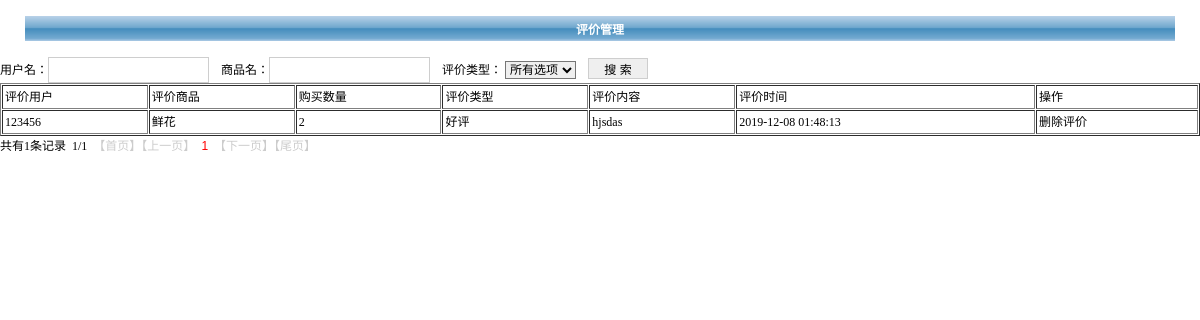
Page /manage/pingjialist.php on the committed database.
### tables this page shows
CREATE TABLE `t_pingjia`
(
    `Id`        int(11) NOT NULL AUTO_INCREMENT COMMENT '数据库主键',
    `ordersid`  int(11)       DEFAULT NULL COMMENT '关联的订单ID，外键',
    `goodsid`   int(11)       DEFAULT NULL COMMENT '关联的商品ID，外键',
    `goodsname` varchar(255)  DEFAULT NULL COMMENT '商品名',
    `shuliang`  int(11)       DEFAULT NULL COMMENT '商品购买数量',
    `price`     double        DEFAULT NULL COMMENT '销售单价',
    `pcontent`  varchar(3000) DEFAULT NULL COMMENT '评价内容',
    `pleixing`  varchar(255)  DEFAULT NULL COMMENT '评价类型,好评/中评/差评',
    `ctime`     varchar(255)  DEFAULT NULL COMMENT '评价时间',
    `userid`    varchar(255)  DEFAULT NULL COMMENT '评价用户ID',
    `username`  varchar(255)  DEFAULT NULL COMMENT '评价用户的用户名',
    `name`      varchar(255)  DEFAULT NULL COMMENT '评价用户姓名',
    `status`    varchar(255)  DEFAULT NULL COMMENT '评价状态 未评价/已评价',
    `mid`       int(11)       DEFAULT '0' COMMENT '商户ID',
    PRIMARY KEY (`Id`)
);

### manage/pingjialist.php (the view, shortened to what this page needs)
<?php
include_once '../lib/fun.php';
$url ="pingjialist.php?1=1";
$username = !empty($_REQUEST['username'])?$_REQUEST['username']:'';
$goodsname = !empty($_REQUEST['goodsname'])?$_REQUEST['goodsname']:'';
$where  = " where ";
$user = $_SESSION['user'][0];
$userId = intval($user['Id']);
$where = $where . " mid=$userId and ";
$where = $where." status='已评价'  ";
$pagenum = isset($_GET['pagenum']) ? intval($_GET['pagenum']) : 1;
$pagenum = max($pagenum, 1);
$pageSize = 10;
$offset = ($pagenum - 1) * $pageSize;
$sql = " select * from t_pingjia  $where order by id desc limit {$offset},{$pageSize}";
$dataArray = exeRead($sql);
$sql = " select count(Id) as total from t_pingjia $where";
$dataTotal = exeRead($sql);
$total =  $dataTotal[0]['total'];
$pageinfo = pages($total,$pageSize,$pagenum,$url,"共有".$total."条记录");
?>
<!DOCTYPE HTML PUBLIC "-//W3C//DTD HTML 4.0 Transitional//EN">
<html>
<head>
    <link href="css/main.css" type="text/css" rel="stylesheet">
</head>
<body bottommargin="0" leftmargin="0" topmargin="0" rightmargin="0">
    <br>
    <table class="pingjiatableborder" cellspacing="1" cellpadding="3" width="96%" align="center"
        border="0">
        <tr>
            <th colspan="3">评价管理</th>
        </tr>
    </table>
    <br>
    <form action="pingjialist.php?submit=1" method="post">
<div align="left">
用户名：<input type="text" name="username" value="<?php echo $username;?>" style="height: 26px;">
&nbsp;&nbsp;
商品名：<input type="text" name="goodsname" value="<?php echo $goodsname;?>" style="height: 26px;">
&nbsp;&nbsp;
评价类型：
<select name="pleixing">
<option value="">所有选项</option>
</select>
<input type="submit" value="&nbsp;搜&nbsp;索&nbsp;" style="width: 60px;">
</div>
</form>
    <table class="table" cellspacing="1" cellpadding="2" width="100%" align="center" border="1">
  <tbody>
    <tr>
      <td >评价用户</td>
      <td >评价商品</td>
      <td >购买数量</td>
      <td >评价类型</td>
      <td >评价内容</td>
      <td >评价时间</td>
      <td class="td_bg" >操作</td>
    </tr>
    <?php
    foreach ($dataArray as $value){
        ?>
      <tr>
      <td ><?php echo $value['username'];?>&nbsp;</td>
      <td ><?php echo $value['goodsname'];?>&nbsp;</td>
      <td ><?php echo $value['shuliang'];?>&nbsp;</td>
      <td ><?php echo $value['pleixing'];?>&nbsp;</td>
      <td ><?php echo $value['pcontent'];?>&nbsp;</td>
      <td ><?php echo $value['ctime'];?>&nbsp;</td>
      <td class="td_bg" >
      <a href="pingjiadelete.php?Id=<?php echo $value['Id'];?>" onclick="return confirm('确定要删除吗?'); ">
      <span style="font-size: 12px;">删除评价</span></a>
      </td>
    </tr>
    <?php
    }
    ?>
  </tbody>
</table>
<?php echo $pageinfo?>
</body>
</html>

### manage/css/main.css (style rules this page uses)
A { COLOR: #000000; TEXT-DECORATION: none }
BODY { SCROLLBAR-FACE-COLOR: #f6f6f6; FONT-SIZE: 12px; SCROLLBAR-HIGHLIGHT-COLOR: #ffffff; SCROLLBAR-SHADOW-COLOR: #cccccc; COLOR: #000000; SCROLLBAR-3DLIGHT-COLOR: #cccccc; SCROLLBAR-ARROW-COLOR: #330000; SCROLLBAR-TRACK-COLOR: #fefefe; FONT-FAMILY: ����; SCROLLBAR-DARKSHADOW-COLOR: #ffffff; BACKGROUND-COLOR: #ffffff }
TD { TABLE-LAYOUT: fixed; FONT-SIZE: 12px; WORD-BREAK: break-all; LINE-HEIGHT: 150%; FONT-FAMILY: ���� }
INPUT { BORDER-RIGHT: #cecece 1px solid; BORDER-TOP: #cecece 1px solid; FONT-SIZE: 12px; BORDER-LEFT: #cecece 1px solid; BORDER-BOTTOM: #cecece 1px solid; FONT-FAMILY: Verdana, Arial, Helvetica, Sans-serif,����; TEXT-DECORATION: none }
OPTION { BORDER-TOP-WIDTH: 1px; BORDER-LEFT-WIDTH: 1px; FONT-SIZE: 12px; BORDER-BOTTOM-WIDTH: 1px; FONT-FAMILY: Verdana, Arial, Helvetica, Sans-serif,����; BORDER-RIGHT-WIDTH: 1px; TEXT-DECORATION: none }
SELECT { BORDER-TOP-WIDTH: 1px; BORDER-LEFT-WIDTH: 1px; FONT-SIZE: 12px; BORDER-BOTTOM-WIDTH: 1px; FONT-FAMILY: Verdana, Arial, Helvetica, Sans-serif,����; BORDER-RIGHT-WIDTH: 1px }
SPAN { FONT-SIZE: 12px; FONT-FAMILY: Verdana, Arial, Helvetica, Sans-serif,����; POSITION: static }
TH { FONT-WEIGHT: bold; FONT-SIZE: 12px; COLOR: white; HEIGHT: 25px; background-image:url(../images/win_top.png) }
FORM { PADDING-RIGHT: 0px; PADDING-LEFT: 0px; PADDING-BOTTOM: 0px; MARGIN: 0px; PADDING-TOP: 0px }

### rows in the picture
t_pingjia: username "123456", goodsname "鲜花", shuliang "2", pleixing "好评", pcontent "hjsdas", ctime "2019-12-08 01:48:13"

### other values in the picture
$pageinfo "共有1条记录 1/1"
